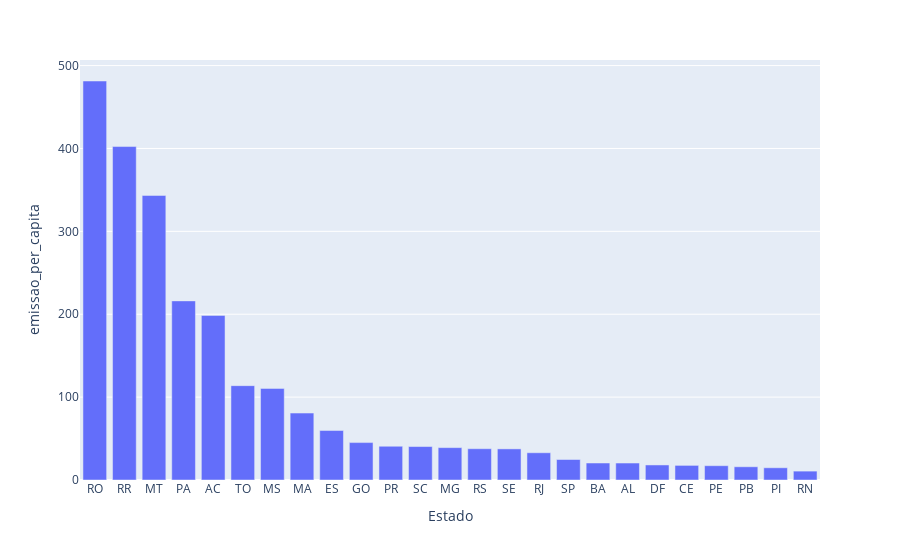

Notebook code cell kept with this figure:
### Code cell
px.bar(data_frame = dados_agrupados, x = 'Estado', y = 'emissao_per_capita')

### Figure 1 — Plotly figure (JSON) as saved in the notebook; plotly's stock layout.template omitted (floating-point values rounded to 4 significant figures)
{"data": [{"alignmentgroup": "True", "hovertemplate": "Estado=%{x}<br>emissao_per_capita=%{y}<extra></extra>", "legendgroup": "", "marker": {"color": "#636efa", "pattern": {"shape": ""}}, "name": "", "offsetgroup": "", "orientation": "v", "showlegend": false, "textposition": "auto", "type": "bar", "x": ["RO", "RR", "MT", "PA", "AC", "TO", "MS", "MA", "ES", "GO", "PR", "SC", "MG", "RS", "SE", "RJ", "SP", "BA", "AL", "DF", "CE", "PE", "PB", "PI", "RN"], "xaxis": "x", "y": [481.4, 402.3, 343.3, 216.1, 198.6, 113.8, 110.5, 80.76, 59.7, 45.15, 40.73, 40.36, 39.07, 37.75, 37.54, 32.87, 24.74, 20.5, 20.47, 18.14, 17.62, 17.26, 15.96, 14.75, 10.72], "yaxis": "y"}], "layout": {"barmode": "relative", "legend": {"tracegroupgap": 0}, "margin": {"t": 60}, "xaxis": {"anchor": "y", "domain": [0, 1], "title": {"text": "Estado"}}, "yaxis": {"anchor": "x", "domain": [0, 1], "title": {"text": "emissao_per_capita"}}}}
